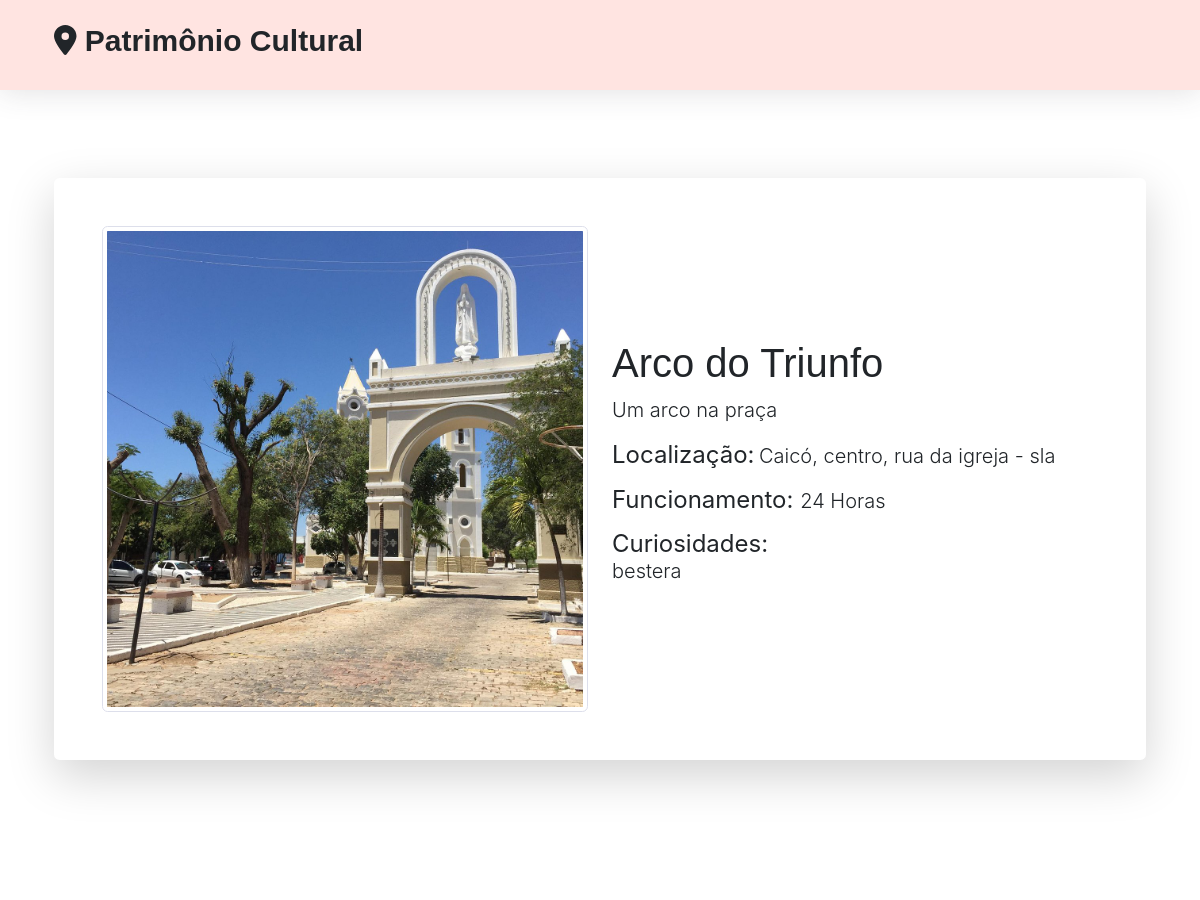
The app's page /showPatrimonio/4/ (upper part), older data.
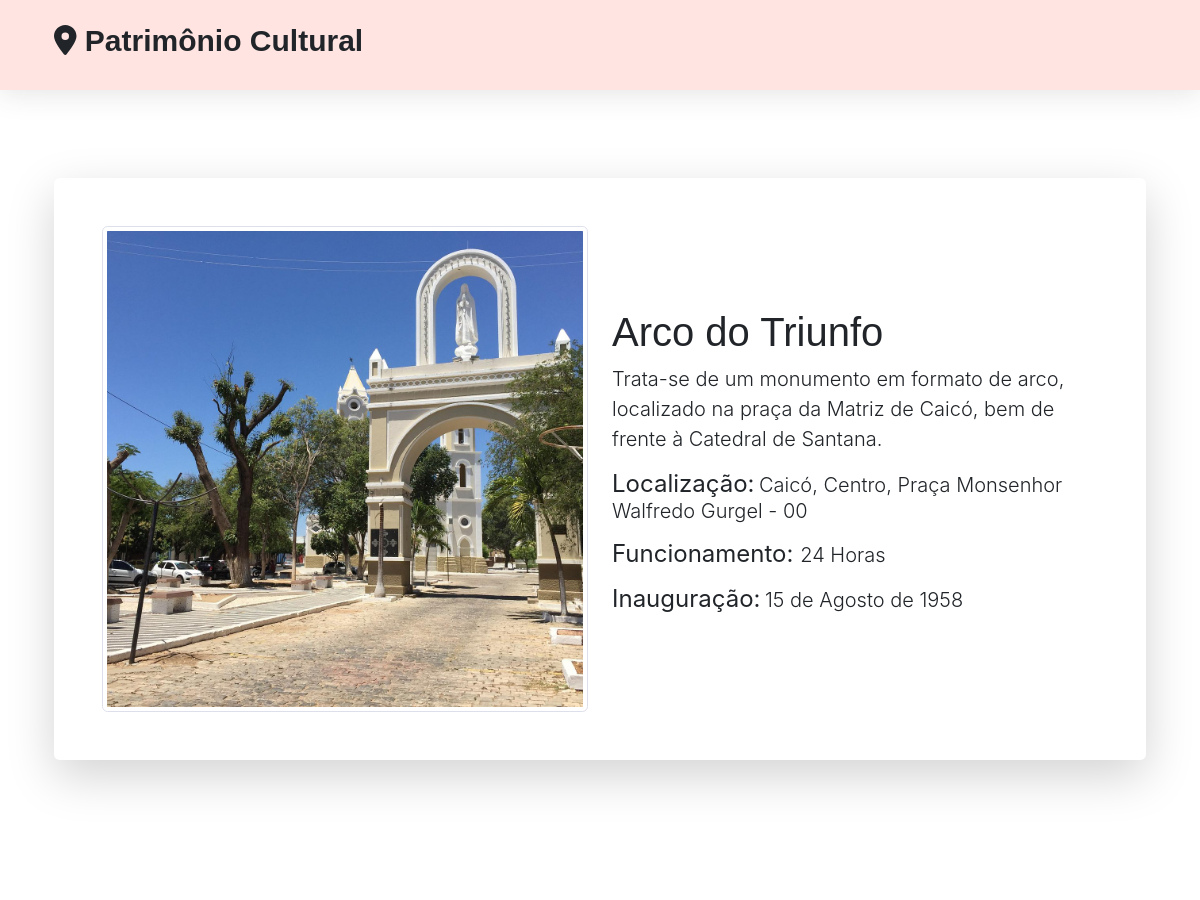
The same page, newer data.
### PC/models.py (models this page shows, shortened)
class Patrimonio(models.Model):
    codigo = models.AutoField(primary_key=True)
    usuario = models.ForeignKey(Usuario, on_delete=models.CASCADE)
    nome = models.CharField(max_length=100)
    descricao = models.TextField(max_length=400)
    cidade = models.ForeignKey(Cidade, on_delete=models.CASCADE)
    bairro = models.CharField(max_length=100)
    logradouro = models.CharField(max_length=100)
    numero = models.CharField(max_length=16, null=True, blank=True)
    datainauguracao = models.DateField(null=True, blank=True)
    funcionamento = models.CharField(max_length=100)
    curiosidades = models.TextField(null=True, blank=True)
    foto = models.ImageField(upload_to="img")

class Cidade(models.Model):
    cidade = models.CharField(max_length=100)
    def __str__(self):
        return (self.cidade)

### PC/views.py (the view)
# urls.py: path('showPatrimonio/<int:id>/', showP, name='url_showP'),
def showP(request, id):
    permissao = False
    patr = Patrimonio.objects.get(pk=id)
    qtdComent = Comentario.objects.filter(patrimonio = id). aggregate(decla_count=Count ('*'))
    comt = Comentario.objects.filter(patrimonio = id)
    comt_ordenados = comt.order_by('-data')
    if permissaoM(request=request, obj=patr) == True:
        permissao = True
    if request.method == "POST":
        form = ComentarioForm(request.POST, request.FILES)
        if form.is_valid():
            obj = Comentario.objects.create(
                patrimonio = Patrimonio(codigo = id),
                nome = form.cleaned_data.get("nome"),
                comentario = form.cleaned_data.get("comentario"),
                data = datetime.now(),
            )
            obj.save()
            return redirect("/showPatrimonio/"+str(id))
    else:
        form = ComentarioForm()
    pacote = {
        "patrimonio": patr,
        "form": form,
        "qtdComent": qtdComent,
        "comentarios": comt_ordenados,
        "cidades": cida,
        "permissao": permissao,
    }
    return render(request,"showP.html", pacote)

### PC/views.py (called while the page is built)
def permissaoM(request, obj):
    if request.user.is_authenticated:
        current_user = request.user
        if current_user.tipo == "S" or current_user.tipo == "A":
            if current_user.cidade == obj.cidade or current_user.cidade == None:
                return True
    else:
        return False

### PC/templates/showP.html (shortened to what this page needs)
{% extends request.user.is_authenticated|yesno:'layouts/layout.html,layouts/index.html' %}
{% block conteudo %}
{% load crispy_forms_tags %}
<section class="category-section" >
  <div class="container" data-aos="fade-up">
    <div class="row mb-5">
      <div class="d-md-flex post-entry-2 half">
        <div class="card o-hidden border-0 shadow-lg my-5">
          <div class="card-body p-0">
              <section class="py-0">
                  <div class="container px-4 px-lg-5 my-5">
                      <div class="row gx-4 gx-lg-5 align-items-center">
                          <div class="col-md-6"><img class="img-thumbnail" src="{{ patrimonio.foto.url }}" alt="..." /></div>
                          <div class="col-md-6">
                            <h1 class="">{{ patrimonio.nome }}</h1>
                            <div class="mb-3 lead">{{ patrimonio.descricao }}</div>
                              <div class=" fs-0 mb-3">
                                  <span class="text-decoration-line h4"> Localização:</span>
                                  <span class="lead display-5">{{ patrimonio.cidade }}, {{ patrimonio.bairro }}, {{ patrimonio.logradouro}} {%if patrimonio.numero != None %} - {{ patrimonio.numero }} {%endif%}</span>
                              </div>
                              <div class="fs-0 mb-3">
                                  <span class="text-decoration-line h4"> Funcionamento: </span>
                                  <span class="lead display-5">{{ patrimonio.funcionamento }}</span>
                              </div>
                              {%if patrimonio.datainauguracao != None %}
                              <div class="fs-0 mb-3">
                                  <span class="text-decoration-line h4"> Inauguração:</span>
                                  <span class="lead display-5">{{ patrimonio.datainauguracao }}</span>
                              </div>
                              {%endif%}
                              {%if patrimonio.curiosidades != '' %}
                              <div class="fs-0 mb-3">
                                  <span class="text-decoration-line h4"> Curiosidades:</span>
                                  <p class="lead display-5">{{ patrimonio.curiosidades }}</p>
                              </div>
                              {% endif %}
                          </div>
                      </div>
                  </div>
              </section>
          </div>
        </div>
      </div>
    </div>
  </div>
</section>
        {% for i in comentarios %}
                              {% load permission_tags %}
        {% endfor %}
{% endblock %}

### PC/templates/layouts/index.html (shortened to what this page needs)
{% load static %}
<!DOCTYPE html>
<html lang="en">
<head>
  <link href="{% static 'vendor2/bootstrap/css/bootstrap.min.css' %}" rel="stylesheet">
  <link href="{% static 'vendor2/bootstrap-icons/bootstrap-icons.css' %}" rel="stylesheet">
  <link href="{% static 'vendor2/swiper/swiper-bundle.min.css' %}" rel="stylesheet">
  <link href="{% static 'vendor2/glightbox/css/glightbox.min.css' %}" rel="stylesheet">
  <link href="{% static 'vendor2/aos/aos.css' %}" rel="stylesheet">
  <link href="{% static 'css/sb-admin-2.css' %}" rel="stylesheet">
  <link href="{% static 'css/variables.css' %}" rel="stylesheet">
  <link href="{% static 'css/main.css' %}" rel="stylesheet">
</head>
<body>
  <header id="header" class="header d-flex align-items-center fixed-top shadow">
    <div class="container-fluid container-xl d-flex align-items-center justify-content-between">
      <a href="{% url 'url_index' %}" class="logo d-flex align-items-center">
        <h1><i class="fas fa-map-marker-alt"></i> Patrimônio Cultural</h1>
      </a>
      <div class="position-relative">
        <a href="#" class="mx-2 js-search-open"><span class="bi-search"></span></a>
        <i class="bi bi-list mobile-nav-toggle"></i>
      </div>
    </div>
  </header>
  <main id="main">
    {% block conteudo %}
    {% endblock %}
  </main>
</body>
</html>

### PC/static/css/variables.css (style rules this page uses)
:root { --font-default: "Nunito", -apple-system, BlinkMacSystemFont, "Segoe UI", Roboto, "Helvetica Neue", Arial, sans-serif, "Apple Color Emoji", "Segoe UI Emoji", "Segoe UI Symbol", "Noto Color Emoji"; --font-primary: 'Nunito', sans-serif; --font-secondary: 'Inter', sans-serif; --color-default: #212529; --color-default-rgb: 33, 37, 41; --color-links: #212529; --color-links-hover: #15171a; --color-primary: #212529; --color-primary-light: #26282c; --color-primary-dark: #0b0c0e; --color-primary-rgb: 33, 37, 41; --color-primary-light-rgb: 38, 40, 44; --color-primary-dark-rgb: 11, 12, 14; --color-secondary: #596d80; --color-secondary-light: #8498aa; --color-secondary-dark: #404f5c; --color-secondary-rgb: 89, 109, 128; --color-secondary-light-rgb: 132, 152, 170; --color-secondary-dark-rgb: 64, 79, 92; --color-blue: #0d6efd; --color-blue-rgb: 13, 110, 253; --color-indigo: #6610f2; --color-indigo-rgb: 102, 16, 242; --color-purple: #6f42c1; --color-purple-rgb: 111, 66, 193; --color-pink: #f3268c; --color-pink-rgb: 243, 38, 140; --color-red: #df1529; --color-red-rgb: 223, 21, 4; --color-orange: #fd7e14; --color-orange-rgb: 253, 126, 20; --color-yellow: #ffc107; --color-yellow-rgb: 255, 193, 7; --color-green: #059652; --color-green-rgb: 5, 150, 82; --color-teal: #20c997; --color-teal-rgb: 32, 201, 151; --color-cyan: #0dcaf0; --color-cyan-rgb: 13, 202, 240; --color-white: #ffffff; --color-white-rgb: 255, 255, 255; --color-gray: #6c757d; --color-gray-rgb: 108, 117, 125; --color-black: #000000; --color-black-rgb: 0, 0, 0; --color-brown: #523E27; --color-brown-rgb: 82, 62, 39; }
:root { --bs-blue: var(--color-blue); --bs-indigo: var(--color-indigo); --bs-purple: var(--color-purple); --bs-pink: var(--color-pink); --bs-red: var(--color-red); --bs-orange: var(--color-orange); --bs-yellow: var(--color-yellow); --bs-green: var(--color-green); --bs-teal: var(--color-teal); --bs-cyan: var(--color-cyan); --bs-white: var(--color-white); --bs-gray: var(--color-gray); --bs-gray-dark: #343a40; --bs-gray-100: #f8f9fa; --bs-gray-200: #e9ecef; --bs-gray-300: #dee2e6; --bs-gray-400: #ced4da; --bs-gray-500: #adb5bd; --bs-gray-600: #6c757d; --bs-gray-700: #495057; --bs-gray-800: #343a40; --bs-gray-900: #212529; --bs-primary: var(--color-blue); --bs-secondary: var(--color-blue); --bs-success: #198754; --bs-info: #0dcaf0; --bs-warning: #ffc107; --bs-danger: #dc3545; --bs-light: #f8f9fa; --bs-dark: #212529; --bs-primary-rgb: var(--color-primary-rgb); --bs-secondary-rgb: var(--color-secondary-rgb); --bs-success-rgb: 25, 135, 84; --bs-info-rgb: 13, 202, 240; --bs-warning-rgb: 255, 193, 7; --bs-danger-rgb: 220, 53, 69; --bs-light-rgb: 248, 249, 250; --bs-dark-rgb: 33, 37, 41; --bs-white-rgb: var(--color-white-rgb); --bs-black-rgb: var(--color-black-rgb); --bs-body-color-rgb: var(--color-default-rgb); --bs-body-bg-rgb: 255, 255, 255; --bs-font-sans-serif: var(--font-default); --bs-font-monospace: SFMono-Regular, Menlo, Monaco, Consolas, "Liberation Mono", "Courier New", monospace; --bs-gradient: linear-gradient(180deg, rgba(255, 255, 255, 0.15), rgba(255, 255, 255, 0)); --bs-body-font-family: var(--font-default); --bs-body-font-size: 1rem; --bs-body-font-weight: 400; --bs-body-line-height: 1.5; --bs-body-color: var(--color-default); --bs-body-bg: #fff; }

### PC/static/css/main.css (style rules this page uses)
:root { scroll-behavior: smooth; }
body { color: rgba(var(--color-primary-rgb), 1); }
a { color: var(--color-links); text-decoration: none; }
h1, h2, h3, h4, h5, h6 { font-family: var(--font-primary); }
#main { margin-top: 90px; }
section { padding: 40px 0; overflow: hidden; }
.header { height: 90px; transition: all 0.5s; z-index: 997; background: #FFE4E1; }
.header .logo h1 { font-size: 30px; font-weight: 700; color: var(--color-default); font-family: var(--font-primary); }
section { scroll-margin-top: 70px; }
.mobile-nav-toggle { display: none; }
@media (max-width: 1279px) { .mobile-nav-toggle { display: inline-block; color: var(--color-secondary); font-size: 28px; cursor: pointer; line-height: 0; transition: 0.5s; } }
.post-entry-2 { margin-bottom: 30px; }

Row changes from the older to the newer data that the page shows:
changed Patrimonio "Arco do Triunfo": descricao "Um arco na praça" → "Trata-se de um monumento em formato de arco, localizado na praça da Matriz de Caicó, bem de frente à Catedral de Santana."; bairro "centro" → "Centro"; logradouro "rua da igreja" → "Praça Monsenhor Walfredo Gurgel"; numero "sla" → "00"; datainauguracao (not shown) → "15 de Agosto de 1958"; curiosidades "bestera" → (not shown)
Text that changed along with them:
text no longer shown: "Curiosidades:"
text now shown: "Inauguração:"
